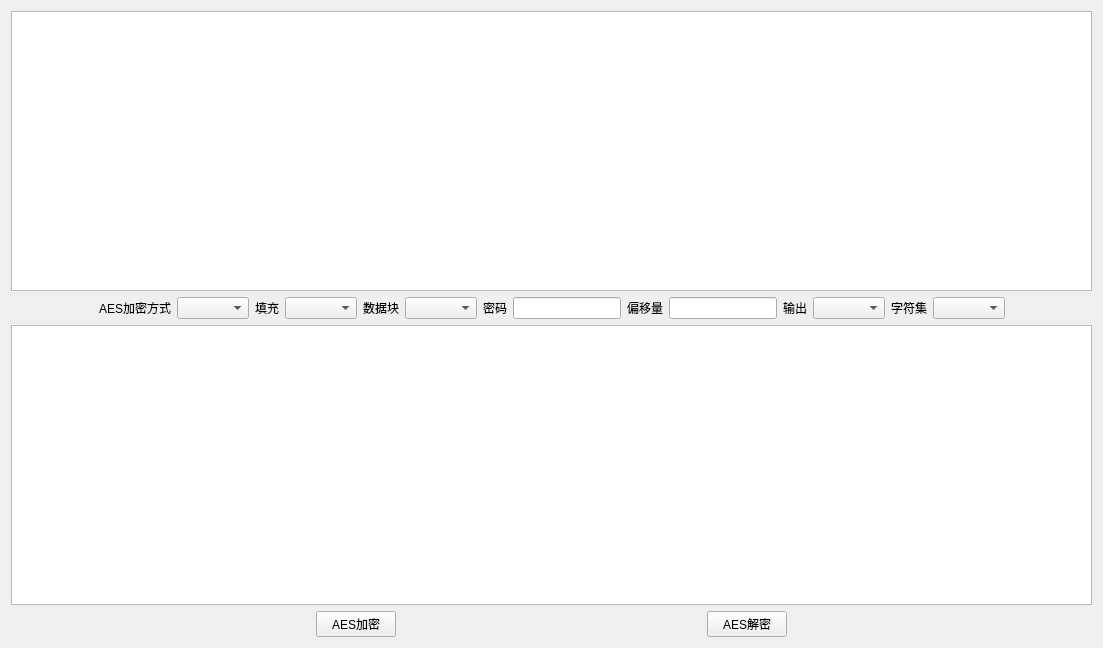
<?xml version="1.0" encoding="UTF-8"?>
<ui version="4.0">
 <class>Form</class>
 <widget class="QWidget" name="Form">
  <property name="geometry">
   <rect>
    <x>0</x>
    <y>0</y>
    <width>1103</width>
    <height>648</height>
   </rect>
  </property>
  <property name="windowTitle">
   <string>Form</string>
  </property>
  <layout class="QVBoxLayout" name="verticalLayout">
   <item>
    <widget class="QTextEdit" name="textEdit"/>
   </item>
   <item>
    <layout class="QHBoxLayout" name="horizontalLayout">
     <item>
      <spacer name="horizontalSpacer_4">
       <property name="orientation">
        <enum>Qt::Horizontal</enum>
       </property>
       <property name="sizeHint" stdset="0">
        <size>
         <width>40</width>
         <height>20</height>
        </size>
       </property>
      </spacer>
     </item>
     <item>
      <widget class="QLabel" name="label">
       <property name="text">
        <string>AES加密方式</string>
       </property>
      </widget>
     </item>
     <item>
      <widget class="QComboBox" name="comboBox"/>
     </item>
     <item>
      <widget class="QLabel" name="label_2">
       <property name="text">
        <string>填充</string>
       </property>
      </widget>
     </item>
     <item>
      <widget class="QComboBox" name="comboBox_2"/>
     </item>
     <item>
      <widget class="QLabel" name="label_3">
       <property name="text">
        <string>数据块</string>
       </property>
      </widget>
     </item>
     <item>
      <widget class="QComboBox" name="comboBox_3"/>
     </item>
     <item>
      <widget class="QLabel" name="label_4">
       <property name="text">
        <string>密码</string>
       </property>
      </widget>
     </item>
     <item>
      <widget class="QLineEdit" name="lineEdit"/>
     </item>
     <item>
      <widget class="QLabel" name="label_5">
       <property name="text">
        <string>偏移量</string>
       </property>
      </widget>
     </item>
     <item>
      <widget class="QLineEdit" name="lineEdit_2"/>
     </item>
     <item>
      <widget class="QLabel" name="label_6">
       <property name="text">
        <string>输出</string>
       </property>
      </widget>
     </item>
     <item>
      <widget class="QComboBox" name="comboBox_4"/>
     </item>
     <item>
      <widget class="QLabel" name="label_7">
       <property name="text">
        <string>字符集</string>
       </property>
      </widget>
     </item>
     <item>
      <widget class="QComboBox" name="comboBox_5"/>
     </item>
     <item>
      <spacer name="horizontalSpacer_5">
       <property name="orientation">
        <enum>Qt::Horizontal</enum>
       </property>
       <property name="sizeHint" stdset="0">
        <size>
         <width>40</width>
         <height>20</height>
        </size>
       </property>
      </spacer>
     </item>
    </layout>
   </item>
   <item>
    <widget class="QTextBrowser" name="textBrowser"/>
   </item>
   <item>
    <layout class="QHBoxLayout" name="horizontalLayout_2">
     <item>
      <spacer name="horizontalSpacer">
       <property name="orientation">
        <enum>Qt::Horizontal</enum>
       </property>
       <property name="sizeHint" stdset="0">
        <size>
         <width>40</width>
         <height>20</height>
        </size>
       </property>
      </spacer>
     </item>
     <item>
      <widget class="QPushButton" name="pushButton">
       <property name="text">
        <string>AES加密</string>
       </property>
      </widget>
     </item>
     <item>
      <spacer name="horizontalSpacer_2">
       <property name="orientation">
        <enum>Qt::Horizontal</enum>
       </property>
       <property name="sizeHint" stdset="0">
        <size>
         <width>40</width>
         <height>20</height>
        </size>
       </property>
      </spacer>
     </item>
     <item>
      <widget class="QPushButton" name="pushButton_2">
       <property name="text">
        <string>AES解密</string>
       </property>
      </widget>
     </item>
     <item>
      <spacer name="horizontalSpacer_3">
       <property name="orientation">
        <enum>Qt::Horizontal</enum>
       </property>
       <property name="sizeHint" stdset="0">
        <size>
         <width>40</width>
         <height>20</height>
        </size>
       </property>
      </spacer>
     </item>
    </layout>
   </item>
  </layout>
 </widget>
 <resources/>
 <connections/>
</ui>
